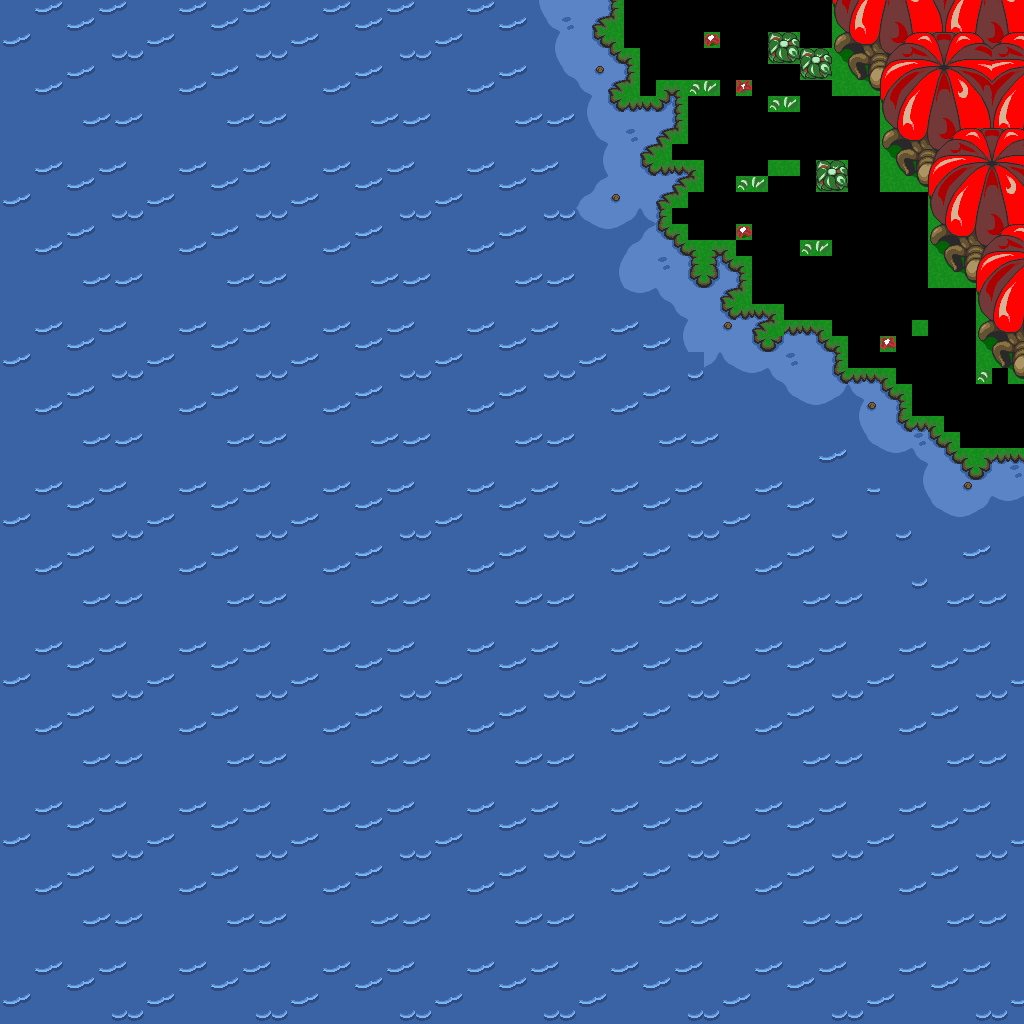

The image is a tile-based game level rendered from a .tmx file. Its description and source (layers, tilesets, objects; grid data summarised) follow:
An orthogonal 64x64 tile map with 16x16 px tiles, 1 tile layer (base), 2 hidden layers not drawn.

<map version="1.10" tiledversion="1.12.1" orientation="orthogonal" renderorder="right-down" width="64" height="64" tilewidth="16" tileheight="16" infinite="0" nextlayerid="4" nextobjectid="1">
 <tileset firstgid="1" source="../classiciphone_pics4.tsx" />
 <layer id="1" name="base" width="64" height="64">
  <data>[4096 cells, 3819 non-empty, 87 distinct tile ids]</data>
 </layer>
 <layer id="2" name="collision" width="64" height="64" visible="0">
  <properties><property name="collision" value="true" /></properties>
  <data>[4096 cells, 149 non-empty, 1 distinct tile ids]</data>
 </layer>
 <layer id="3" name="water" width="64" height="64" visible="0">
  <properties><property name="terrain" value="water" /></properties>
  <data>[4096 cells, 3534 non-empty, 1 distinct tile ids]</data>
 </layer>
</map>
